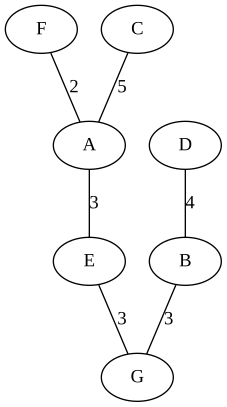

Recreate this plot in Python.
import random
import graphviz
from algoritmer.python_algoritmer.grafer.AdjacencyList import AdjacencyList
from collections import defaultdict
from heapq import heappush, heappop, _heappop_max, heapify, _heapify_max


def fillRandom(graph):
    nodes = ["A", "B", "C", "D", "E", "F", "G"]
    weights = [1, 2, 3, 4, 5]
    for y in range(len(nodes)): graph.addNode(nodes[y])  # sørger for alfabetisk rekkefølge
    for x in range(10):
        one = random.choice(nodes)
        two = random.choice(nodes)
        weight = random.choice(weights)
        if one != two:
            if graph.weights:
                graph.addEdge(one, two, weight)
            else:
                graph.addEdge(one, two)


def drawDjikstra(graph, parents):
    dot = graphviz.Graph()
    for node in parents:
        u = parents[node]
        if u:
            dot.edge(node, u, label=str(graph[node][u]))
    dot.render("Dijkstra", format='svg')


# lambda: float vil si at dicten har default-verdi float
# for å finne korteste vei
def Dijkstra(graph, s):
    queue = [(0, s)]
    dist = defaultdict(lambda: float('inf'))
    parents = {s: None}
    dist[s] = 0

    while queue:
        cost, node = queue.pop(0)

        for nabo in graph[node]:
            c = cost + graph[nabo][node]
            if c < dist[nabo]:
                dist[nabo] = c
                queue.append((c, nabo))
                parents[nabo] = node

    return parents, dist


# for å finne lengste vei
def DijkstraHeaviest(graph, s):
    visited = [s]
    queue = [(0, s)]
    dist = defaultdict(lambda: 0)
    parents = {s: None}

    while queue:
        _heapify_max(queue)
        cost, highest = _heappop_max(queue)

        for nabo in graph[highest]:
            c = (10-(cost + graph[nabo][highest]))
            if c > dist[nabo] and nabo not in visited:
                visited.append(nabo)
                dist[nabo] = c
                heappush(queue, (c, nabo))
                parents[nabo] = highest

    return parents, dist


def printPath(parent, distances, dest, graph):
    global vekt
    if distances[dest] == 0:
        print("-------------------------")
        print("Start:", dest)
        return

    printPath(parent, distances, parent[dest], graph)
    vekt = distances[dest]
    print("===[", graph[dest][parent[dest]], "] ===>", dest)


vekt = 0


def main():
    graph = AdjacencyList(weights=True)

    # graf-del
    print("< Opprettet med graf med maks 10 kanter >")
    fillRandom(graph)
    print("---------------")

    # dijkstra-del
    print("Dijkstra traversering for korteste vei")
    fort = ""
    while fort != "stop" or fort != "nei":
        valg = input("minst | størst: ")
        start = input("Start: ")
        slutt = input("Slutt: ")
        if valg.lower() == "minst":
            parents, distances = Dijkstra(graph.graph, start)
        else:
            parents, distances = DijkstraHeaviest(graph.graph, start)

        drawDjikstra(graph.graph, parents)
        printPath(parents, distances, slutt, graph.graph)
        print("Total vekt:", vekt)
        print("-------------------------")
        fort = input("Fortsett? ")


main()
